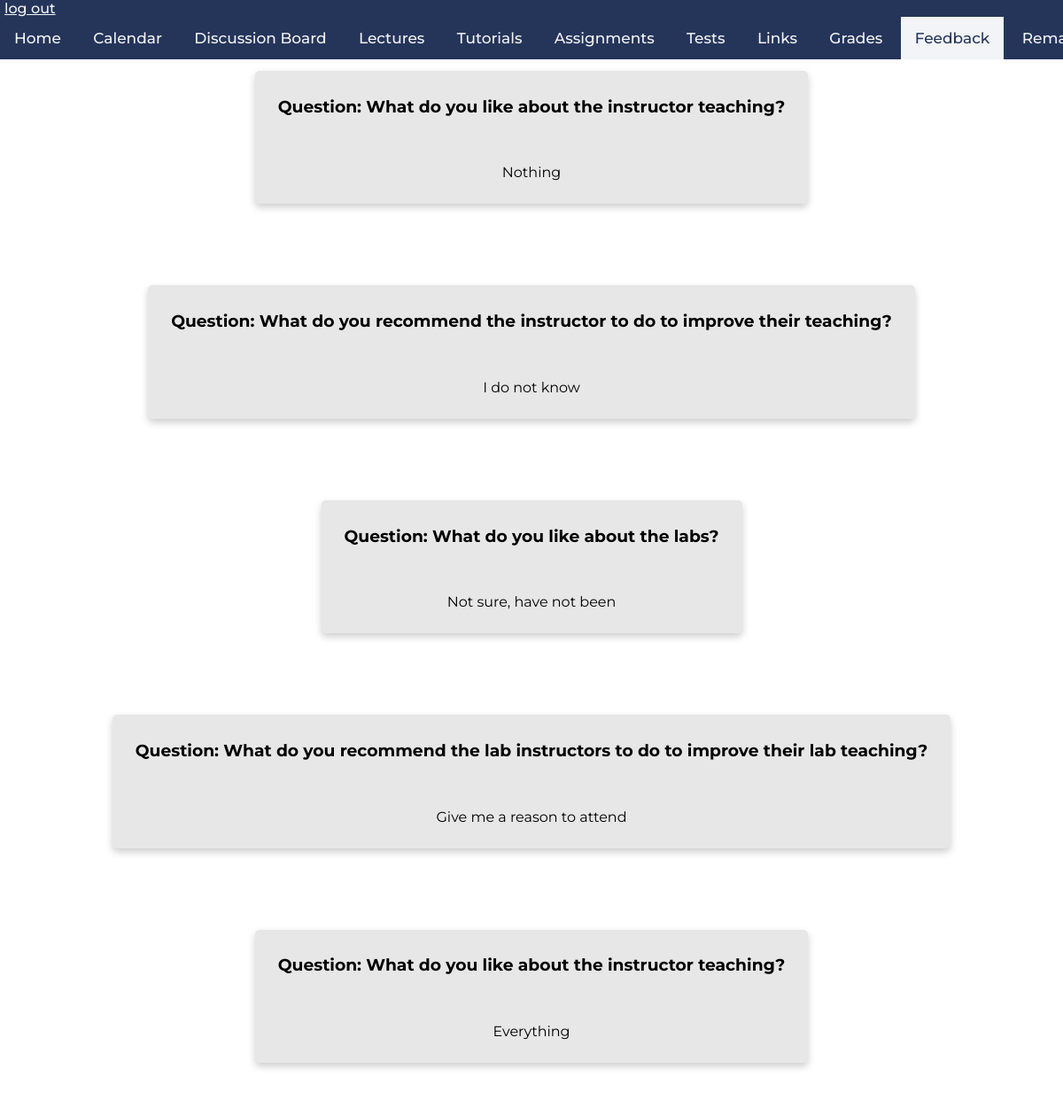
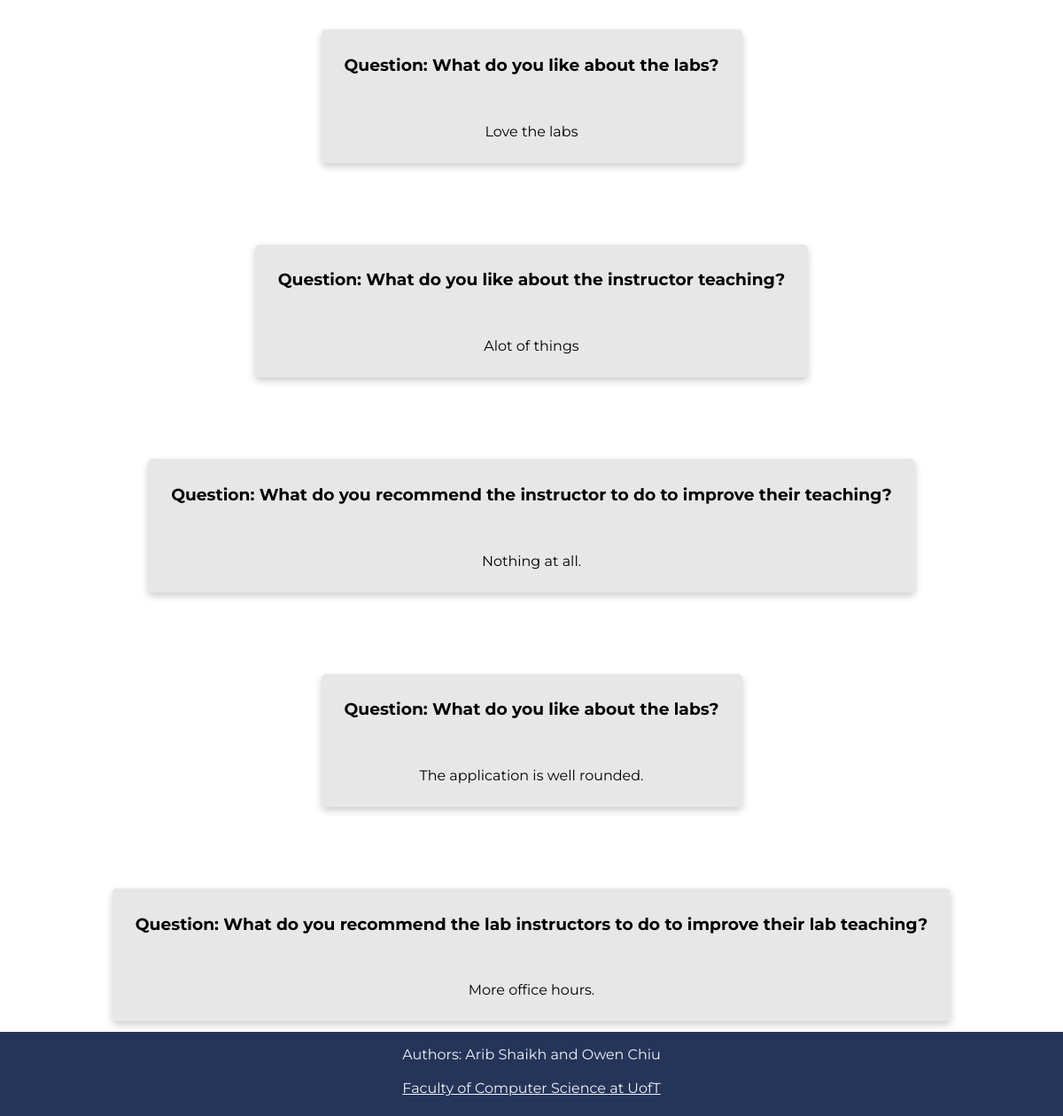
/feedback (signed in), run on the app's committed database (2 pictures, top to bottom).
### tables this page shows
CREATE TABLE feedback(
	username VARCHAR(256) NOT NULL,
	question VARCHAR(256) NOT NULL,
	comment VARCHAR(256),
	FOREIGN KEY(username) REFERENCES instructors(username)
	);

### app.py (the view)
@app.route('/feedback')
def feedback():
	if 'username' in session:
		if session.get('instructor'):
			db = get_db()
			db.row_factory = make_dicts
			feedbacks = query_db("SELECT question, comment FROM feedback WHERE username = ?",[session['username']], one=False)
			db.close()
			return render_template("feedback.html", feedbacks = feedbacks)
		elif session.get('student'):
			db = get_db()
			db.row_factory = make_dicts
			instructors = query_db("SELECT username FROM instructors", one=False)
			print(instructors)
			return render_template("feedback.html",instructors = instructors, message=request.args.get('message'))
		return render_template("feedback.html")
	return redirect(url_for('login'))

### app.py (called while the page is built)
def get_db():
    db = getattr(g, '_database', None)
    if db is None:
        db = g._database = sqlite3.connect(DATABASE)
    return db

def make_dicts(cursor, row):
    return dict((cursor.description[idx][0], value)
                for idx, value in enumerate(row))

def query_db(query, args=(), one=False):
    cur = get_db().execute(query, args)
    rv = cur.fetchall()
    cur.close()
    return (rv[0] if rv else None) if one else rv

@app.teardown_appcontext
def close_connection(exception):
    db = getattr(g, '_database', None)
    if db is not None:
        db.close()

### templates/feedback.html (shortened to what this page needs)
<!DOCTYPE html>
<html>
    <head>
        <link rel="stylesheet" href="../static/css/main.css" />
        <link rel="stylesheet" href="../static/css/feedback.css" />
        <link rel="stylesheet" href="../static/css/navbar_footer.css" />
    </head>
    <body>
        <div class="navbar">
            <a class="logout" href="./logout">log out</a>
            <div class="links">
                <a href="./">Home</a>
                <a href="./calendar">Calendar</a>
                <a href="https://piazza.com/class/kk052lckppx73x" target="_blank">Discussion Board</a>
                <a href="./lectures">Lectures</a>
                <a href="./tutorials">Tutorials</a>
                <a href="./assignments">Assignments</a>
                <a href="./tests">Tests</a>
                <a href="./links">Links</a>
                <a href="./grades">Grades</a>
                <a href="./feedback" class="active-page">Feedback</a>
                <a href="./remark">Remark Request</a>
            </div>
        </div>
        {% if session['instructor'] %}
        {% for feedback in feedbacks %}
            <div class = "feedbackBox">
                <h3>Question: {{feedback['question']}}</h3><br>
                <p>{{feedback['comment']}}</p>
            </div>
        {% endfor %}
        {% endif %}
        <footer>
                <p>Authors: Arib Shaikh and Owen Chiu<br>
                <br>
                <a href="https://web.cs.toronto.edu/" target="_blank">Faculty of Computer Science at UofT</a></p>
            </footer>
    </body>

### static/css/main.css (style rules this page uses)
html { font-family: 'Montserrat', sans-serif; }
body { height:100vh; margin: 0px; display:flex; flex-direction:column; text-align: center; }

### static/css/feedback.css (style rules this page uses)
body { display: flex; }
.feedbackBox { background-color: rgb(231, 231, 231); display: flex; flex-direction: column; flex-grow: 1; margin:0px auto; margin-top:80px; margin-bottom: 12px; box-shadow: 0 4px 8px 0 rgba(0, 0, 0, 0.2); transition: 0.3s; border-radius: 5px; padding: 10px 26px; text-align: center; justify-content: center; align-items: center; }

### static/css/navbar_footer.css (style rules this page uses)
.navbar { background-color: #25355A; overflow: auto; white-space: nowrap; position: fixed; top: 0; font-weight: 500; width: 100%; margin-left: 0px; text-align: left; }
.logout { padding-left: 5px; padding-bottom: 5px; color:#F2F4F7 }
.links { text-align: center; }
.links a { display: inline-block; color: #F2F4F7; text-align: center; padding: 14px 16px; text-decoration: none; font-size: 17px; }
.links a.active-page { background-color: #F2F4F7; color: #25355A; }
footer { min-height:95px; margin-top: auto; text-align: center; background-color: #25355A; color: #F2F4F7; }
footer a { color: #F2F4F7; margin-bottom: 10px; }
footer p { margin-right: 0px; margin-left: 0px; }

### data on the page
feedback: question "What do you like about the instructor teaching?", comment "Nothing"
feedback: question "What do you recommend the instructor to do to improve their teaching?", comment "I do not know"
feedback: question "What do you like about the labs?", comment "Not sure, have not been"
feedback: question "What do you recommend the lab instructors to do to improve their lab teaching?", comment "Give me a reason to attend"
feedback: question "What do you like about the instructor teaching?", comment "Everything"
feedback: question "What do you like about the labs?", comment "Love the labs"
feedback: question "What do you like about the instructor teaching?", comment "Alot of things"
feedback: question "What do you recommend the instructor to do to improve their teaching?", comment "Nothing at all."
feedback: question "What do you like about the labs?", comment "The application is well rounded."
feedback: question "What do you recommend the lab instructors to do to improve their lab teaching?", comment "More office hours."
